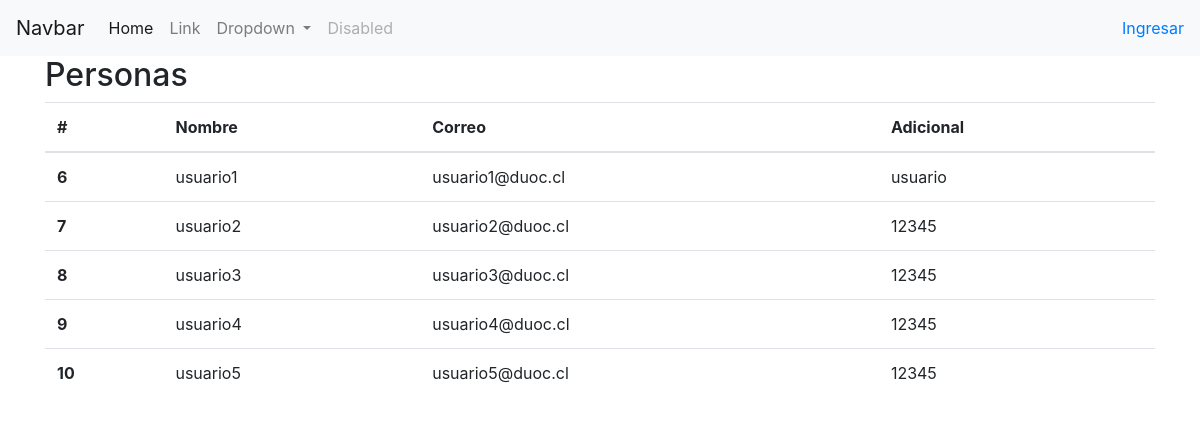
The page / on the database its author committed.
### registro/models.py (models this page shows, shortened)
class Persona(models.Model):
    nombre = models.CharField(max_length=40)
    correo = models.CharField(max_length=40)
    contrasenia = models.CharField(max_length=40)

### registro/views.py (the view)
# urls.py: path('', views.index, name="index"),
def index(request):
    usuario = request.session.get('usuario',None)
    return render(request,'index.html',{'name':'Registro de personas','personas':Persona.objects.all(),'usuario':usuario})

### registro/templates/index.html (shortened to what this page needs)
<!doctype html>
<html lang="es-CL">
  <head>
    <link rel="stylesheet" href="https://stackpath.bootstrapcdn.com/bootstrap/4.1.3/css/bootstrap.min.css">
    {% load static %}
  </head>
  <body>
    <nav class="navbar navbar-expand-lg navbar-light bg-light">
        <a class="navbar-brand" href="#">Navbar</a>
        <div class="collapse navbar-collapse" id="navbarSupportedContent">
          <ul class="navbar-nav mr-auto">
            <li class="nav-item active">
              <a class="nav-link" href="#">Home <span class="sr-only">(current)</span></a>
            </li>
            <li class="nav-item">
              <a class="nav-link" href="#">Link</a>
            </li>
            <li class="nav-item dropdown">
              <a class="nav-link dropdown-toggle" href="#" id="navbarDropdown" role="button" data-toggle="dropdown" aria-haspopup="true" aria-expanded="false">
                Dropdown
              </a>
            </li>
            <li class="nav-item">
              <a class="nav-link disabled" href="#">Disabled</a>
            </li>
          </ul>
          <ul class="navbar-nav my-2 my-lg-0">
              {% if user.is_authenticated %}
           <li class="nav-item">Bienvenido {{usuario}} <a href="{% url "cerrar_session" %}">Cerrar Sesión</a> </li>
           {% else %}
            <li class="nav-item"><a href="{% url "login"%}">Ingresar</a> </li>
            {% endif %}
          </ul>
        </div>
      </nav>
      <div class="container">
          <h2>Personas</h2>
          <table class="table">
                <thead>
                  <tr>
                    <th scope="col">#</th>
                    <th scope="col">Nombre</th>
                    <th scope="col">Correo</th>
                    <th scope="col">Adicional</th>
                  </tr>
                </thead>
                <tbody>
                    {% for p in personas %}
                        <tr>
                            <th scope="row">{{p.id}}</th>
                            <td>{{p.nombre}}</td>
                            <td>{{p.correo}}</td>
                            <td>{{p.contrasenia}}</td>
                        </tr>
                    {% endfor %}
                </tbody>
              </table>
      </div>
</body>
</html>

### rows shown on the page
Persona: id "6", nombre "usuario1", correo "usuario1@duoc.cl", contrasenia "usuario"
Persona: id "7", nombre "usuario2", correo "usuario2@duoc.cl", contrasenia "12345"
Persona: id "8", nombre "usuario3", correo "usuario3@duoc.cl", contrasenia "12345"
Persona: id "9", nombre "usuario4", correo "usuario4@duoc.cl", contrasenia "12345"
Persona: id "10", nombre "usuario5", correo "usuario5@duoc.cl", contrasenia "12345"
